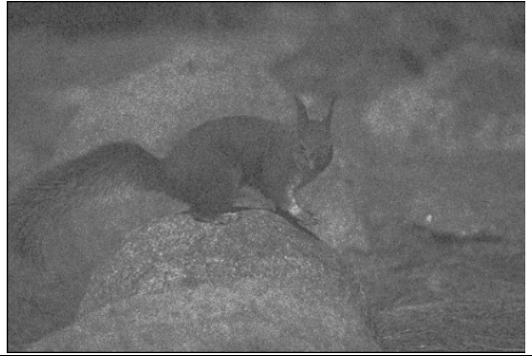
#> input picture Python/112-1/Pic_1.png, 532 x 356 px
$ python 1023.py
#> lines starting #> are read from the running program, lines starting #| are printed output that depends on the picture
import cv2
import numpy as np
import scipy.special as sp

# Read the Image
img = cv2.imread("Pic_1.png", 0)
#> img is the input picture: shape (356, 532); min 0, max 255, mean 109.5
img2 = cv2.imread("Pic_1.png", 0)
img3 = cv2.imread("Pic_1.png", 0)
# Width and length of image
w = img.shape[0]
#> w = 356
l = img.shape[1]
#> l = 532
cv2.imshow("Original", img)

mean_filtered = cv2.blur(img, (3, 3))
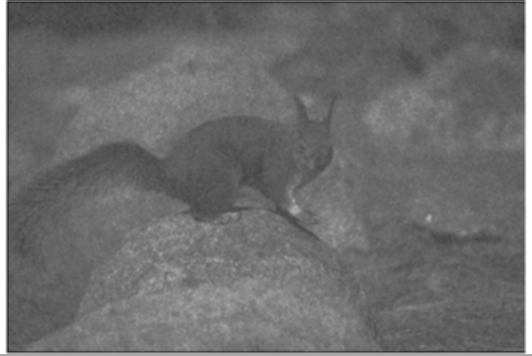
#> mean_filtered: shape (356, 532); min 26, max 255, mean 109.5
seqs = np.linspace(0, 1, 270)
lt = np.round(sp.betainc(2.5, 2.5, seqs) * 255, 0)
for i in range(w):
    for j in range(l):
        img2[i, j] = lt[mean_filtered[i, j]]
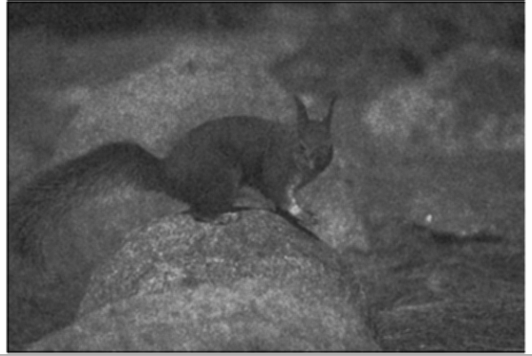
#> img2: shape (356, 532); min 4, max 254, mean 87.7

mean_filtered1 = cv2.blur(img2, (3, 3))
cv2.imshow("1", mean_filtered1)
for i in range(w):
    for j in range(l):
        img3[i, j] = lt[mean_filtered1[i, j]]
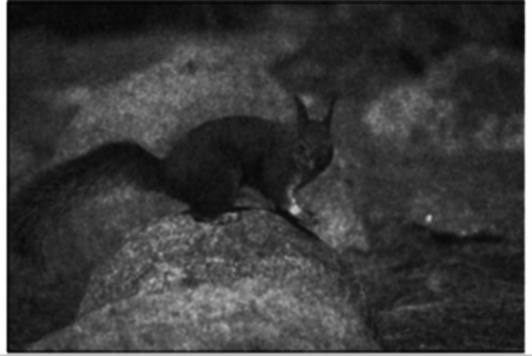
#> img3: shape (356, 532); min 2, max 254, mean 59.3


cv2.imshow("lt3", img3)
cv2.waitKey(0)
cv2.destroyAllWindows()
